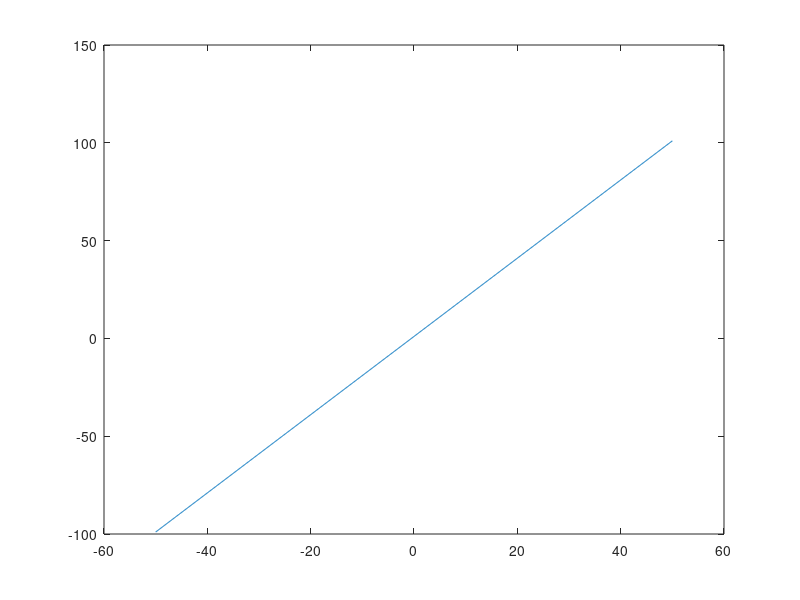

Source code (MATLAB):
% Title               :Funciones algebraicas 
% Description         :script de algebraicas: polinominales y racionales 
% Author              :Francelly Desiree Colon Sandoval 
% Date                :20211119   
% Version             :1
% Usage               :octave> /path/Act1

clear
x = -50:0.1:50

% Funcion 
fx =(2) .*(x) + (1)

% Plotear funcion 
plot(x, fx)

disp ("No hay valores para cero, Funcion Racional")